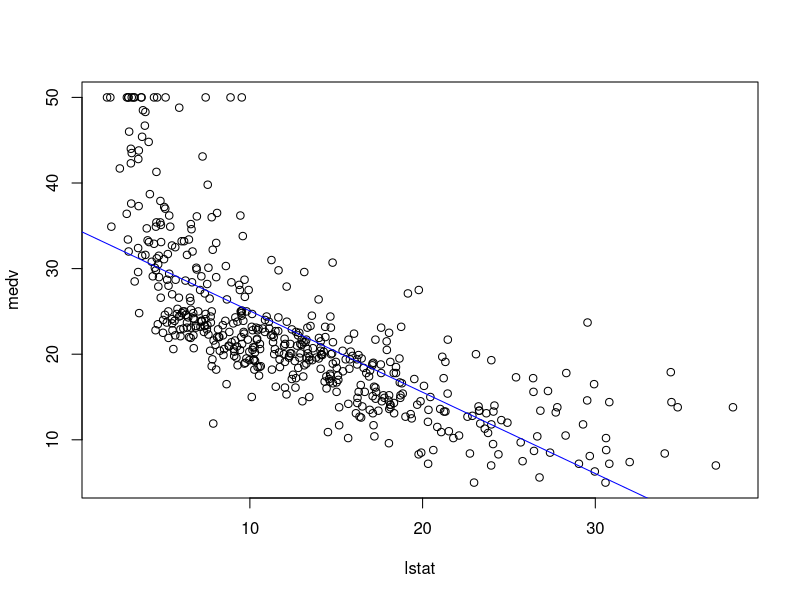

R code for this plot:
## ---- chunk 1

library (MASS)

## ---- chunk 2

str(Boston)
head(Boston)

## ---- chunk 3

# Obtain the sample correlation coefficient between X and Y

cor (Boston$lstat, Boston$medv)

# alternative code

with (Boston, cor (lstat, medv))

## ---- chunk 4

# Scatter plot of Y vs X

with(Boston, plot (lstat,medv))

# alternative code: plot (Boston$lstat, Boston$medv))

# If you want to include the least square line in the plot, do the following:

abline(lm(medv ~ lstat, data = Boston), col = "blue")

## ---- chunk 5

# We apply regression by using the lm() function, where lm stands for linear model.
# It is customary to save the result of applying lm() in a user-defined object

medv_simple_out= lm(medv ~ lstat, data=Boston)

# Then, we call the summary() function on the defined object

summary (medv_simple_out)

## ---- chunk 6
# If you want to get the equation coefficients only, then:

medv_simple_out$coefficients

